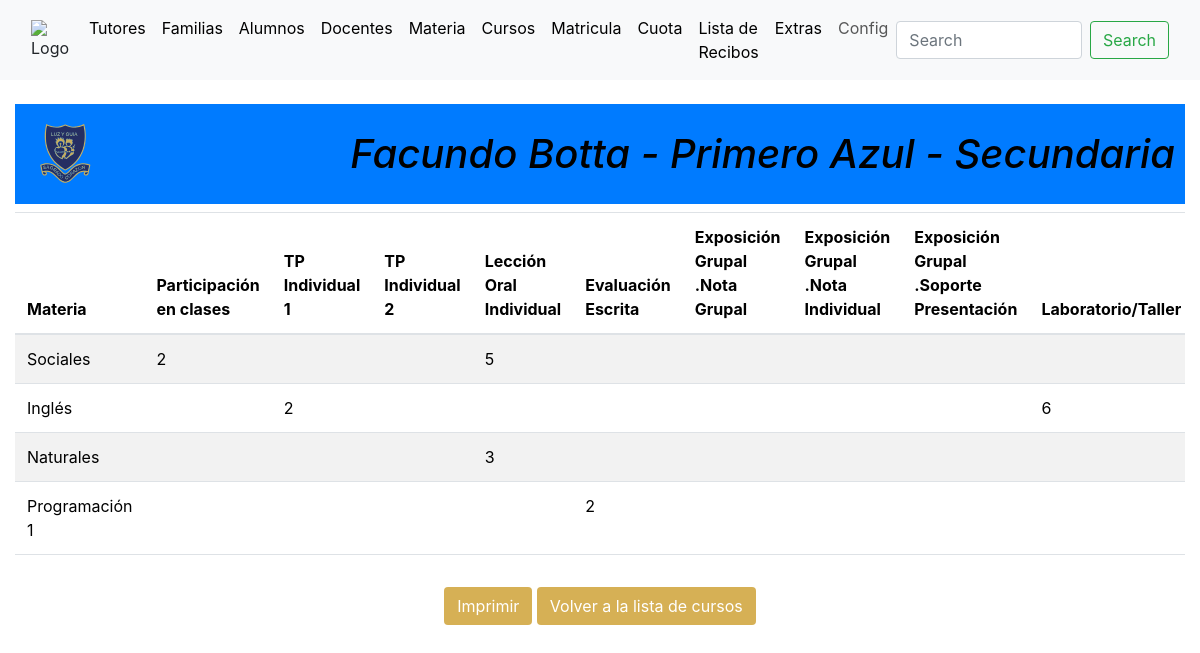
The page /alumno/33/ (signed in) on the database its author committed.
### academico/models.py (models this page shows, shortened)
class Alumnos(models.Model):
    Familia = models.ForeignKey(Familia, on_delete=models.CASCADE)
    curso = models.ForeignKey(Cursos, on_delete=models.CASCADE, null=True, blank=True)
    Baja_Alumno = models.BooleanField()
    Casa = models.ForeignKey(Casas, on_delete=models.CASCADE)
    Colegio = models.ForeignKey(Colegios, on_delete=models.CASCADE)
    Lugar_Nacimiento = models.ForeignKey(Lugar_Nacimiento, on_delete=models.CASCADE)
    Nacionalidad = models.ForeignKey(Nacionalidad, on_delete=models.CASCADE)
    Localidad = models.ForeignKey(Localidad, on_delete=models.CASCADE)
    Apellidos = models.CharField(max_length=255)
    Nombres = models.CharField(max_length=255)
    DNI = models.CharField(max_length=255)
    Edad = models.IntegerField()
    Fecha_Nacimiento = models.DateField()
    Domicilio = models.CharField(max_length=255)
    Email_Institucional = models.EmailField()
    Email_Personal = models.EmailField()
    Escuela_Procedencia = models.CharField(max_length=255)
    Enfermedades = models.CharField(max_length=255)
    Toma_Medicamentos = models.CharField(max_length=255)
    Telefono_Urgencia = models.CharField(max_length=255)
    generos = [('V', 'Varón'),('M', 'Mujer'),]
    Sexo = models.CharField(max_length=1, choices=generos)
    class Meta:
        db_table = 'Alumnos'
        verbose_name = 'Alumno'
        verbose_name_plural = 'Alumnos'

class Cursos(models.Model):
    años = models.ForeignKey(Años, on_delete=models.CASCADE)
    Division = models.ForeignKey(Division, on_delete=models.CASCADE)
    Materias = models.ManyToManyField(Materias,blank=False, related_name="cursos")
    Nivels = models.ForeignKey(Nivel, on_delete=models.CASCADE)
    class Meta:
        db_table = 'Cursos'
        verbose_name = 'Curso'
        verbose_name_plural = 'Cursos'

class Años(models.Model):
    Año = models.CharField(max_length=255)
    def __str__(self):
        return '%s '%(self.Año)
    class Meta:
        db_table = 'Años'
        verbose_name = 'Año'
        verbose_name_plural = 'Años'

class Division(models.Model):
    Division = models.CharField(max_length=255)
    def __str__(self):
        return '%s '%(self.Division)
    class Meta:
        db_table = 'Divisiones'
        verbose_name = 'Division'
        verbose_name_plural = 'Divisiones'

class Nivel(models.Model):
    Nivel = models.CharField(max_length=255)
    def __str__(self):
        return '%s '%(self.Nivel)
    class Meta:
        db_table = 'Niveles'
        verbose_name = 'Nivel'
        verbose_name_plural = 'Niveles'

class Materias(models.Model):
    Denominación = models.CharField(max_length=255)
    Docente_Titular = models.ForeignKey(Docentes, on_delete=models.SET_NULL, null=True)
    class Meta:
        db_table = 'Materias'
        verbose_name = 'Materia'
        verbose_name_plural = 'Materias'

class notas(models.Model):
    alumno = models.ForeignKey(Alumnos,  default=1, on_delete=models.CASCADE)
    materia = models.ForeignKey(Materias, default=1, on_delete=models.CASCADE)
    participacion_en_clases = models.CharField(max_length=255,blank=True, null=True)
    tp_individual_1 = models.CharField(max_length=255,blank=True, null=True)
    tp_individual_2 = models.CharField(max_length=255,blank=True, null=True)
    leccion_oral_individual = models.CharField(max_length=255,blank=True, null=True)
    evaluacion_escrita = models.CharField(max_length=255,blank=True, null=True)
    exposicion_grupal_nota_grupal = models.CharField(max_length=255,blank=True, null=True)
    exposicion_grupal_nota_individual = models.CharField(max_length=255,blank=True, null=True)
    exposicion_grupal_soporte_presentacion = models.CharField(max_length=255,blank=True, null=True)
    laboratorio_taller = models.CharField(max_length=255,blank=True, null=True)
    carpeta = models.CharField(max_length=255,blank=True, null=True)
    material = models.CharField(max_length=255,blank=True, null=True)
    conducta = models.CharField(max_length=255,blank=True, null=True)
    class Meta:
        db_table = 'notas'
        verbose_name = 'nota'
        verbose_name_plural = 'notas'

### academico/views.py (the view)
# urls.py: path('alumno/<int:alumno_id>/', views.alumno_detalle, name='alumno_detalle'),
@login_required
def alumno_detalle(request, alumno_id, ):
    alumno = get_object_or_404(Alumnos, pk=alumno_id)
    materias = Materias.objects.all()  # Obtener todas las materias
    notas_alumno = notas.objects.filter(alumno=alumno)
    materias = []
    for nota in notas_alumno:
        if nota.materia not in materias:
            materias.append(nota.materia)
    context = {
        'alumno': alumno,
        'notas_alumno': notas_alumno,
        'materias': materias,
    }
    return render(request, 'alumno_detalle.html', context)

### academico/templates/alumno_detalle.html (shortened to what this page needs)
{% extends "base.html" %}
{% load static %}
{% block content %}
<main>
  <div class="container-fluid mt-4">
    <div class="row justify-content-center">
      <div class="col-12 text-center">
        <h1 style="font-style: italic; background-color: #007bff; padding: 10px; color: black; display: flex; align-items: center;">
          <img src="{% static 'img/LogoColegio.svg' %}" alt="Logo del Colegio" height="80" style="margin-right: 10px;">
          <span style="color: black; margin-left: auto;">{{ alumno.Nombres }} {{ alumno.Apellidos }} -
          {{ alumno.curso.años }}  {{ alumno.curso.Division }} - {{ alumno.curso.Nivels }}</span>
        </h1>
      </div>
    </div>
    <div class="row justify-content-center">
      <div class="col-12">
        <div class="table-responsive">
          <table class="table table-striped table-hover w-100" style="background-color: #007bff;">
            <thead>
              <tr>
                <th>Materia</th>
                <th>Participación en clases</th>
                <th>TP Individual 1</th>
                <th>TP Individual 2</th>
                <th>Lección Oral Individual</th>
                <th>Evaluación Escrita</th>
                <th>Exposición Grupal .Nota Grupal</th>
                <th>Exposición Grupal .Nota Individual</th>
                <th>Exposición Grupal .Soporte Presentación</th>
                <th>Laboratorio/Taller</th>
              </tr>
            </thead>
            <tbody>
              {% for materia in materias %}
                <tr>
                  <td>{{ materia.Denominación }}</td>
                  {% for nota in notas_alumno %}
                    {% if nota.materia == materia %}
                      <td>{{ nota.participacion_en_clases|default:"" }}</td>
                      <td>{{ nota.tp_individual_1|default:"" }}</td>
                      <td>{{ nota.tp_individual_2|default:"" }}</td>
                      <td>{{ nota.leccion_oral_individual|default:"" }}</td>
                      <td>{{ nota.evaluacion_escrita|default:"" }}</td>
                      <td>{{ nota.exposicion_grupal_nota_grupal|default:"" }}</td>
                      <td>{{ nota.exposicion_grupal_nota_individual|default:"" }}</td>
                      <td>{{ nota.exposicion_grupal_soporte_presentacion|default:"" }}</td>
                      <td>{{ nota.laboratorio_taller|default:"" }}</td>
                    {% endif %}
                  {% endfor %}
                </tr>
              {% endfor %}
            </tbody>
          </table>
        </div>
      </div>
    </div>
    <div class="row justify-content-center mt-3" id="buttons-container">
      <div class="col-md-8 text-center">
        <button type="button" class="btn" style="background-color: rgb(214,176,85); color: white;" onclick="window.print()">Imprimir</button>
        <button type="button" class="btn" style="background-color: rgb(214,176,85); color: white;" onclick="location.href='{% url 'cursos_list' %}'">Volver a la lista de cursos</button>
      </div>
    </div>
  </div>
</main>
{% endblock %}

### academico/templates/base.html (shortened to what this page needs)
{% load static %}
<!DOCTYPE html>
<html lang="en">
<head>
    <link href="https://cdn.jsdelivr.net/npm/bootstrap@5.3.3/dist/css/bootstrap.min.css" rel="stylesheet">
    <link rel="stylesheet" href="https://stackpath.bootstrapcdn.com/bootstrap/4.5.2/css/bootstrap.min.css">
</head>
<body>
    <header>
        <nav class="navbar navbar-expand-lg bg-body-tertiary">
            <div class="container-fluid">
              <img src="{% static 'img/escudo.png' %}" width="5%" alt="Logo" id="logo-link">
              <div class="collapse navbar-collapse" id="navbarSupportedContent">
                <ul class="navbar-nav me-auto mb-2 mb-lg-0">
                    <li class="nav-item">
                      <a class="nav-link active" aria-current="page" href='{% url 'tutores_list'%}'>Tutores</a>
                    </li>
                    <li class="nav-item">
                      <a class="nav-link active" aria-current="page" href='{% url 'familia_list'%}'>Familias</a>
                    </li>
                    <li class="nav-item">
                      <a class="nav-link active" aria-current="page" href='{% url 'lista_alumnos'%}'>Alumnos</a>
                    </li>
                    <li class="nav-item">
                      <a class="nav-link active" aria-current="page" href='{% url 'docentes_list'%}'>Docentes</a>
                    </li>
                    <li class="nav-item">
                      <a class="nav-link active" aria-current="page" href='{% url 'materia_list'%}'>Materia</a>
                    </li>
                    <li class="nav-item">
                      <a class="nav-link active" aria-current="page" href='{% url 'cursos_list'%}'>Cursos</a>
                    </li>
                    <li class="nav-item">
                      <a class="nav-link active" aria-current="page" href='{% url 'listar_matriculas'%}'>Matricula</a>
                    </li>
                    <li class="nav-item">
                      <a class="nav-link active" aria-current="page" href='{% url 'lista_cuotas'%}'>Cuota</a>
                    </li>
                    <li class="nav-item">
                      <a class="nav-link active" aria-current="page" href='{% url 'lista_recibos'%}'>Lista de Recibos</a>
                    </li>
                    <li class="nav-item">
                      <a class="nav-link active" aria-current="page" href='{% url 'extras_list'%}'>Extras</a>
                    </li>
                    <li class="nav-item">
                      <a class="nav-link" aria-current="page" href='{% url 'configuracion'%}'>Config</a>
                    </li>
                </ul>
                <form class="d-flex" role="search">
                  <input class="form-control me-2" type="search" placeholder="Search" aria-label="Search">
                  <button class="btn btn-outline-success" type="submit">Search</button>
                </form>
              </div>
            </div>
          </nav>
    </header>
    {% block content %}
    {% endblock %}
</body>
</html>

### rows shown on the page
Alumnos: Nombres "Facundo", Apellidos "Botta", curso.años "Primero", curso.Division "Azul", curso.Nivels "Secundaria"
Materias: Denominación "Sociales"
notas: participacion_en_clases "2", leccion_oral_individual "5"
Materias: Denominación "Inglés"
notas: tp_individual_1 "2", laboratorio_taller "6"
Materias: Denominación "Naturales"
notas: leccion_oral_individual "3"
Materias: Denominación "Programación 1"
notas: evaluacion_escrita "2"
